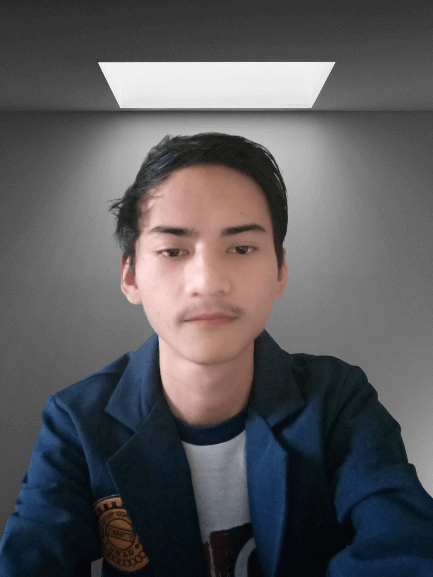
#> input picture compressed profile.png, 433 x 577 px
$ jupyter execute Image_Histogram.ipynb
#> lines starting #> are read from the running program, lines starting #| are printed output that depends on the picture
**NIM**: **1906062**

**Nama**: **Dzikri Nursyaban**

Import libary yang dibutuhkan.

[cell 1]
import numpy as np
import cv2 as cv
from matplotlib import pyplot as plt
from google.colab.patches import cv2_imshow

Muat gambar asli.

[cell 2]
image_path = 'compressed profile.png'

img = cv.imread(image_path)
#> img is the input picture: shape (577, 433, 3); mean B, G, R 90.8, 88.2, 89.2

img = cv.resize(img,(720, 900))
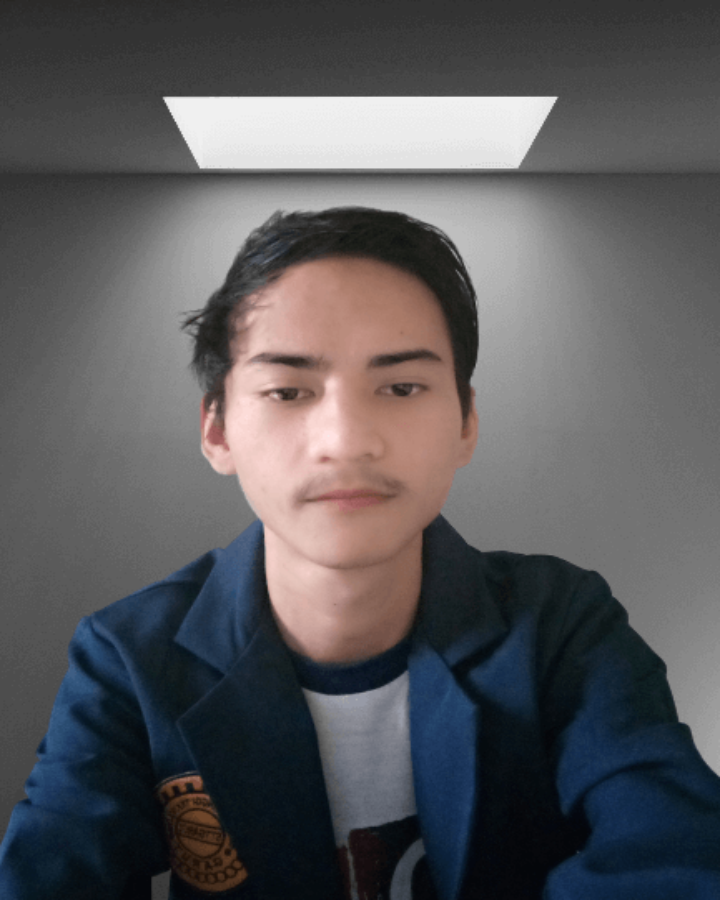
#> img: shape (900, 720, 3); mean B, G, R 90.7, 88.1, 89.1

cv2_imshow(img)

Ubah ke grayscale.

[cell 3]
img = cv.cvtColor(img,cv.COLOR_BGR2GRAY)
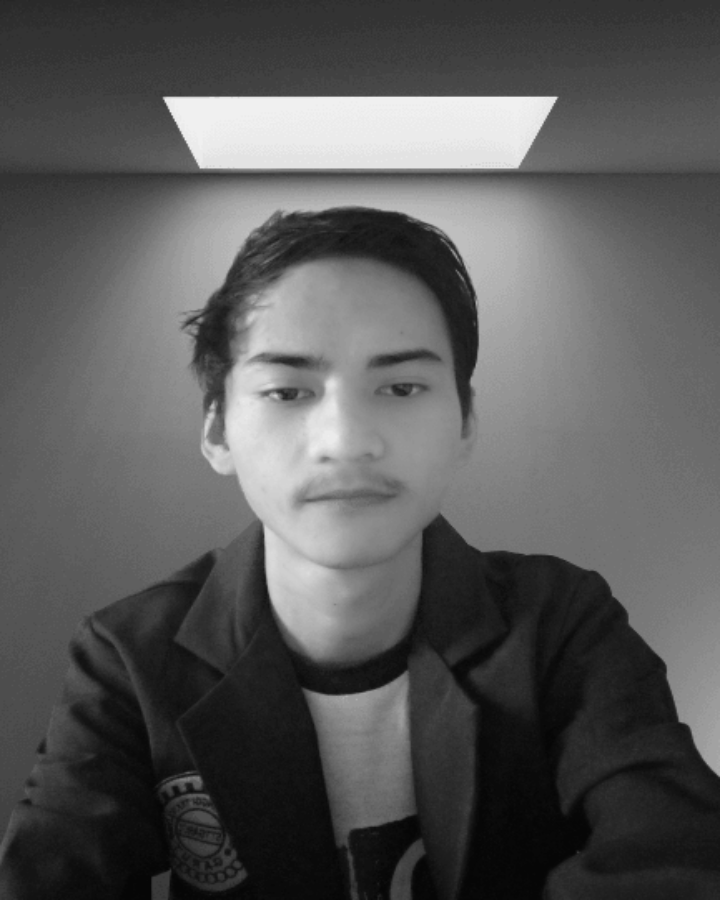
#> img: shape (900, 720); min 6, max 240, mean 88.7

cv2_imshow(img)

Plot histogram.

[cell 4]
plt.hist(img.ravel(),256,[0,256]); plt.show()
#> after `plt.hist(img.ravel(), 256, [0, 256])`:
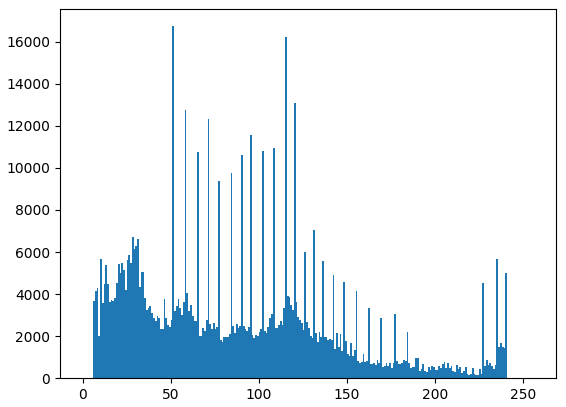
#> figure drawn by matplotlib, 1 panel; tallest bar 16737 high, from x = 51 to 52
